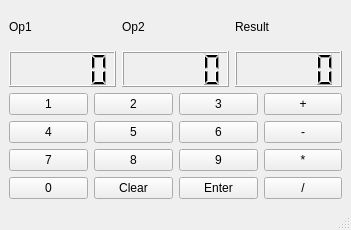
<?xml version="1.0" encoding="UTF-8"?>
<ui version="4.0">
 <class>MainWindow</class>
 <widget class="QMainWindow" name="MainWindow">
  <property name="geometry">
   <rect>
    <x>0</x>
    <y>0</y>
    <width>351</width>
    <height>230</height>
   </rect>
  </property>
  <property name="minimumSize">
   <size>
    <width>351</width>
    <height>230</height>
   </size>
  </property>
  <property name="maximumSize">
   <size>
    <width>351</width>
    <height>230</height>
   </size>
  </property>
  <property name="windowTitle">
   <string>MainWindow</string>
  </property>
  <widget class="QWidget" name="centralwidget">
   <property name="enabled">
    <bool>true</bool>
   </property>
   <layout class="QVBoxLayout" name="verticalLayout_5">
    <item>
     <layout class="QHBoxLayout" name="horizontalLayout">
      <item>
       <layout class="QVBoxLayout" name="verticalLayout">
        <item>
         <widget class="QLabel" name="label">
          <property name="text">
           <string>Op1</string>
          </property>
         </widget>
        </item>
        <item>
         <widget class="QLCDNumber" name="op1_lcd"/>
        </item>
       </layout>
      </item>
      <item>
       <layout class="QVBoxLayout" name="verticalLayout_2">
        <item>
         <widget class="QLabel" name="label_2">
          <property name="text">
           <string>Op2</string>
          </property>
         </widget>
        </item>
        <item>
         <widget class="QLCDNumber" name="op2_lcd"/>
        </item>
       </layout>
      </item>
      <item>
       <layout class="QVBoxLayout" name="verticalLayout_3">
        <item>
         <widget class="QLabel" name="label_3">
          <property name="text">
           <string>Result</string>
          </property>
         </widget>
        </item>
        <item>
         <widget class="QLCDNumber" name="result_lcd"/>
        </item>
       </layout>
      </item>
     </layout>
    </item>
    <item>
     <layout class="QGridLayout" name="gridLayout">
      <property name="verticalSpacing">
       <number>6</number>
      </property>
      <item row="3" column="0">
       <widget class="QPushButton" name="num0_pbutton">
        <property name="text">
         <string>0</string>
        </property>
       </widget>
      </item>
      <item row="2" column="1">
       <widget class="QPushButton" name="num8_pbutton">
        <property name="text">
         <string>8</string>
        </property>
       </widget>
      </item>
      <item row="2" column="0">
       <widget class="QPushButton" name="num7_pbutton">
        <property name="text">
         <string>7</string>
        </property>
       </widget>
      </item>
      <item row="1" column="1">
       <widget class="QPushButton" name="num5_pbutton">
        <property name="text">
         <string>5</string>
        </property>
       </widget>
      </item>
      <item row="2" column="2">
       <widget class="QPushButton" name="num9_pbutton">
        <property name="text">
         <string>9</string>
        </property>
       </widget>
      </item>
      <item row="0" column="2">
       <widget class="QPushButton" name="num3_pbutton">
        <property name="text">
         <string>3</string>
        </property>
       </widget>
      </item>
      <item row="0" column="1">
       <widget class="QPushButton" name="num2_pbutton">
        <property name="text">
         <string>2</string>
        </property>
       </widget>
      </item>
      <item row="3" column="2">
       <widget class="QPushButton" name="enter_pbutton">
        <property name="text">
         <string>Enter</string>
        </property>
       </widget>
      </item>
      <item row="1" column="0">
       <widget class="QPushButton" name="num4_pbutton">
        <property name="text">
         <string>4</string>
        </property>
       </widget>
      </item>
      <item row="3" column="1">
       <widget class="QPushButton" name="clear_pbutton">
        <property name="text">
         <string>Clear</string>
        </property>
       </widget>
      </item>
      <item row="0" column="0">
       <widget class="QPushButton" name="num1_pbutton">
        <property name="text">
         <string>1</string>
        </property>
       </widget>
      </item>
      <item row="1" column="2">
       <widget class="QPushButton" name="num6_pbutton">
        <property name="text">
         <string>6</string>
        </property>
       </widget>
      </item>
      <item row="0" column="3">
       <widget class="QPushButton" name="add_pbutton">
        <property name="text">
         <string>+</string>
        </property>
       </widget>
      </item>
      <item row="1" column="3">
       <widget class="QPushButton" name="sub_pbutton">
        <property name="text">
         <string>-</string>
        </property>
       </widget>
      </item>
      <item row="2" column="3">
       <widget class="QPushButton" name="mul_pbutton">
        <property name="text">
         <string>*</string>
        </property>
       </widget>
      </item>
      <item row="3" column="3">
       <widget class="QPushButton" name="div_pbutton">
        <property name="text">
         <string>/</string>
        </property>
       </widget>
      </item>
     </layout>
    </item>
   </layout>
  </widget>
  <widget class="QStatusBar" name="statusbar"/>
 </widget>
 <resources/>
 <connections/>
 <slots>
  <slot>num_pressed(QPushButton*)</slot>
  <slot>op_pressed(QPushButton*)</slot>
  <slot>clear_pressed()</slot>
  <slot>enter_pressed()</slot>
 </slots>
</ui>
